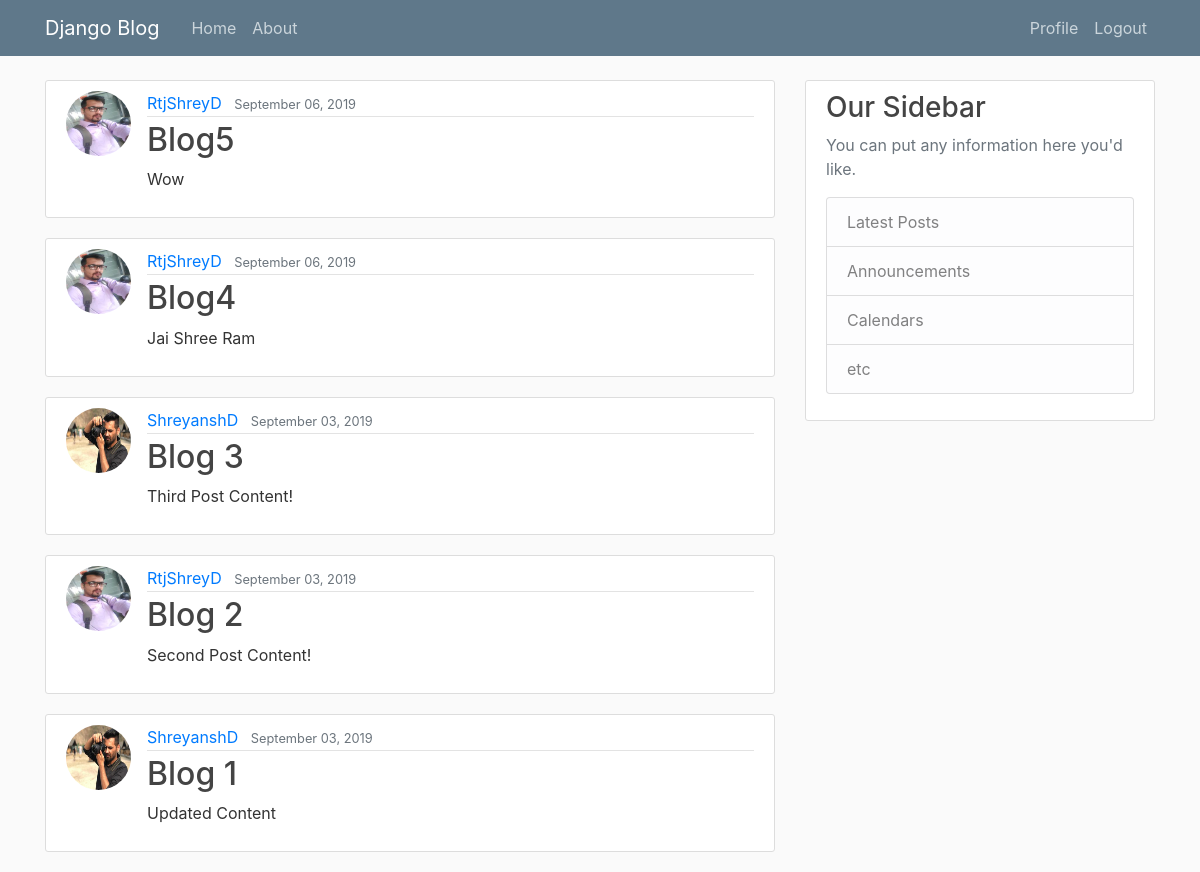
Screenshot of / (signed in) with the database file from the repository.
### blog/models.py (models this page shows, shortened)
class Post(models.Model):
    title = models.CharField(max_length=100)
    content = models.TextField()
    date_posted = models.DateTimeField(default=timezone.now) #if date is not added by user posting then it will take current default date
    author = models.ForeignKey(User, on_delete=models.CASCADE) #on_delete=....here is specifying if the user is deleted then delete the posts too

### users/models.py (models this page shows, shortened)
class Profile(models.Model):
    user = models.OneToOneField(User, on_delete=models.CASCADE) # CASCADE--> if user deleted delete profile too, if profile deleted do not delete user
    image = models.ImageField(default = 'default.jpg', upload_to='profile_pics')

### blog/views.py (the view)
# urls.py: path('', PostListView.as_view(), name = 'blog-home'),
class PostListView(ListView):
    model = Post
    template_name = 'blog/home.html' #<app>/<model>_<viewtype>.html --> Browser will use this naming convention for all class based views
    context_object_name = 'posts'
    ordering = ['-date_posted']

### blog/templates/blog/home.html
{% extends "blog/base.html" %}
{% block content %}
    {% for post in posts %}
        <article class="media content-section">
            <img class = "rounded-circle article-img" src = "{{ post.author.profile.image.url }}">
            <div class="media-body">
                <div class="article-metadata">
                    <a class="mr-2" href="#">{{ post.author }}</a>
                    <small class="text-muted">{{ post.date_posted | date:"F d, Y" }}</small>
                </div>
                <h2><a class="article-title" href="{% url 'post-detail' post.id %}">{{ post.title }}</a></h2>
                <p class="article-content">{{ post.content }}</p>
            </div>
        </article>
    {% endfor %}
{% endblock content %}

### blog/static/blog/main.css (style rules this page uses)
body { background: #fafafa; color: #333333; margin-top: 5rem; }
h1, h2, h3, h4, h5, h6 { color: #444444; }
.content-section { background: #ffffff; padding: 10px 20px; border: 1px solid #dddddd; border-radius: 3px; margin-bottom: 20px; }
.article-title { color: #444444; }
.article-content { white-space: pre-line; }
.article-img { height: 65px; width: 65px; margin-right: 16px; }
.article-metadata { padding-bottom: 1px; margin-bottom: 4px; border-bottom: 1px solid #e3e3e3 }

### rows the page displays
Post: author.profile.image (picture), author "RtjShreyD", date_posted "September 06, 2019", title "Blog5", content "Wow"
Post: author.profile.image (picture), author "RtjShreyD", date_posted "September 06, 2019", title "Blog4", content "Jai Shree Ram"
Post: author.profile.image (picture), author "ShreyanshD", date_posted "September 03, 2019", title "Blog 3", content "Third Post Content!"
Post: author.profile.image (picture), author "RtjShreyD", date_posted "September 03, 2019", title "Blog 2", content "Second Post Content!"
Post: author.profile.image (picture), author "ShreyanshD", date_posted "September 03, 2019", title "Blog 1", content "Updated Content"
